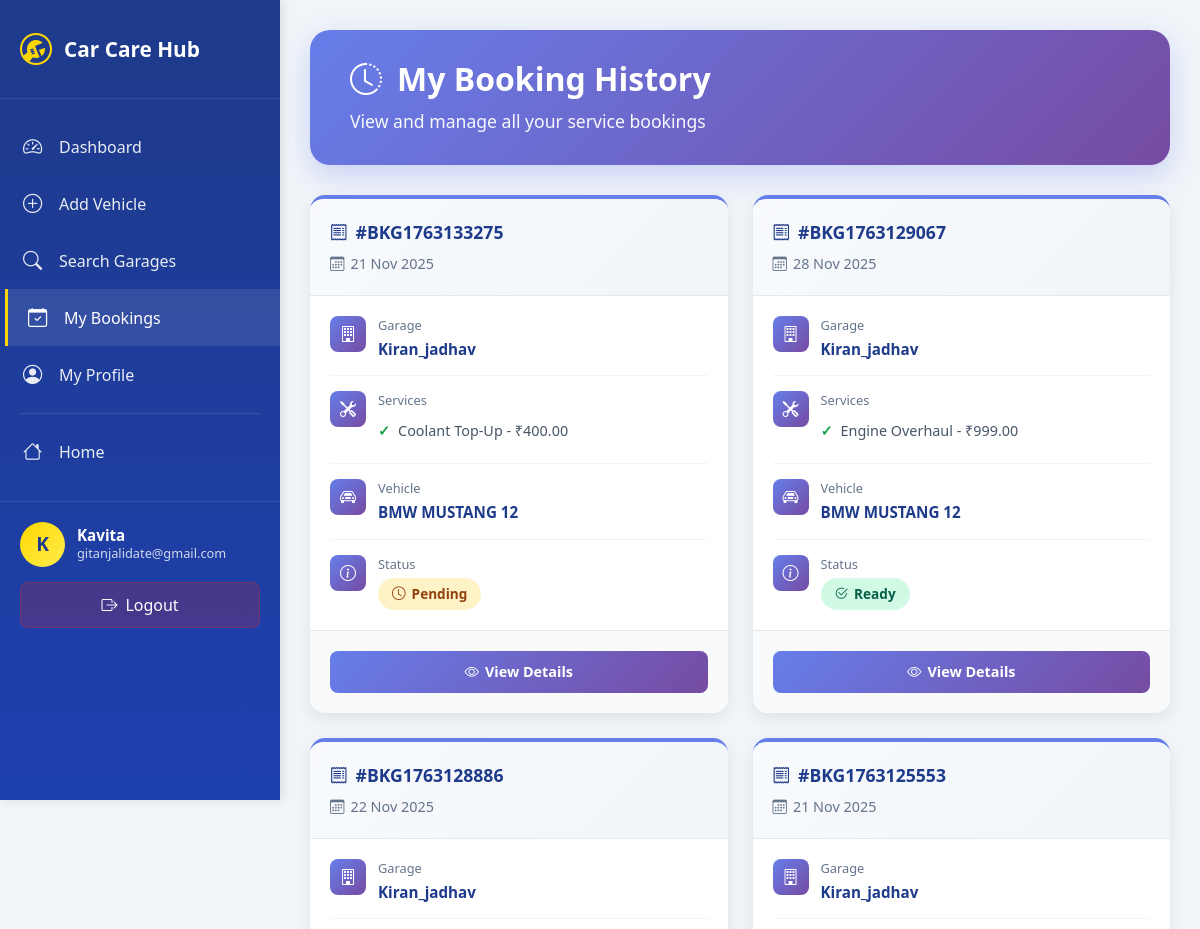
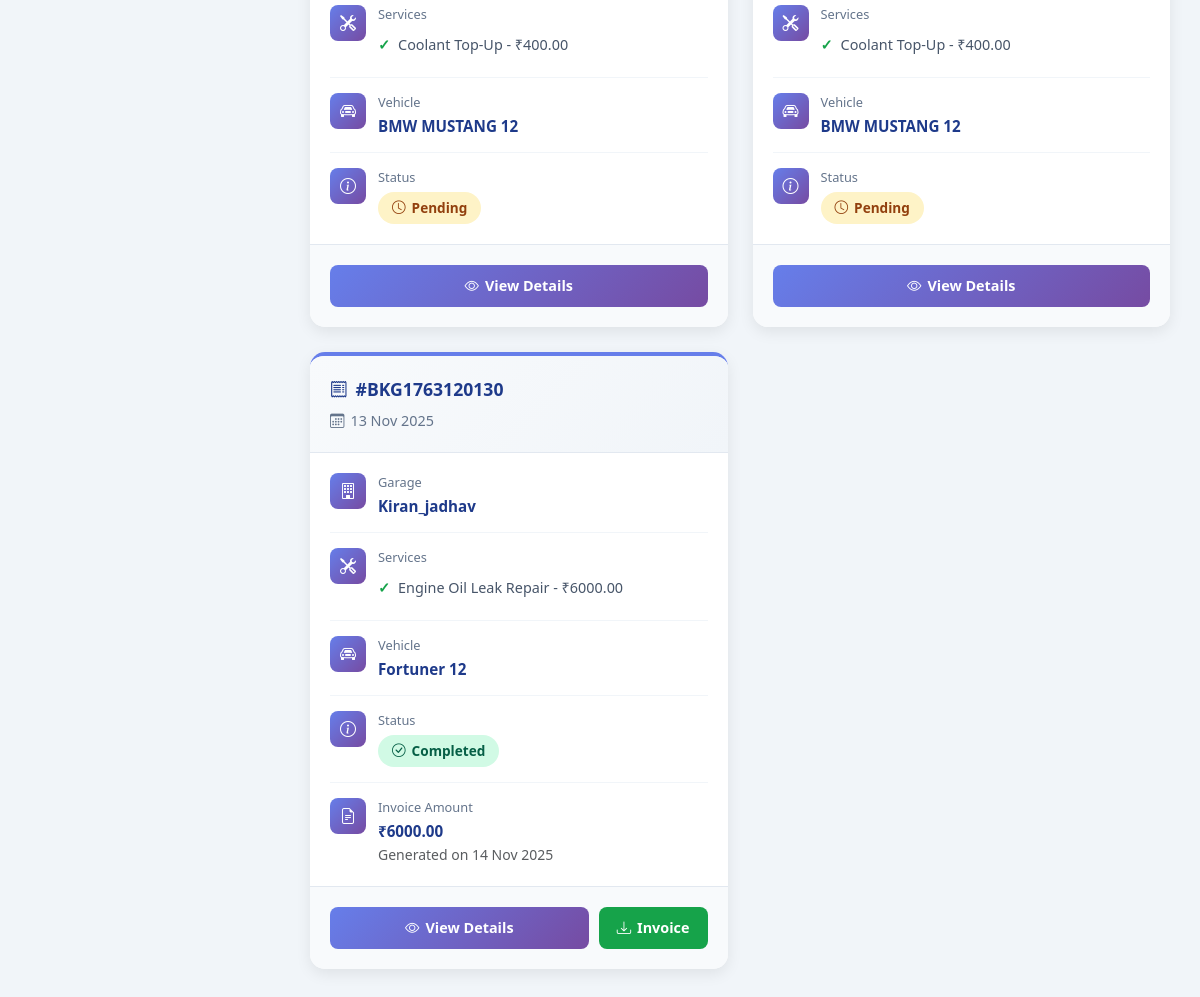
The page /customers/bookings/ (signed in) on the database its author committed (2 pictures, top to bottom).
### accounts/models.py (models this page shows, shortened)
class UserProfile(AbstractUser):
    ROLE_CUSTOMER = 'customer'
    ROLE_GARAGE = 'garage'
    ROLE_CHOICES = [
        (ROLE_CUSTOMER, 'Customer'),
        (ROLE_GARAGE, 'Garage'),
    ]
    role = models.CharField(max_length=15, choices=ROLE_CHOICES, default=ROLE_CUSTOMER)
    phone = models.CharField(max_length=20, blank=True)
    address = models.TextField(blank=True)
    is_email_verified = models.BooleanField(default=False)
    otp_code = models.CharField(max_length=6, blank=True, null=True)
    otp_expires_at = models.DateTimeField(blank=True, null=True)

### bookings/models.py (models this page shows, shortened)
class Booking(models.Model):
    STATUS_CHOICES = [
        ('Pending', 'Pending'),
        ('In Service', 'In Service'),
        ('Ready', 'Ready for Pickup'),
        ('Completed', 'Completed'),
        ('Cancelled', 'Cancelled'),
    ]
    DELIVERY_CHOICES = [
        ('Pickup', 'Pickup'),
        ('Self-Drop', 'Self-Drop'),
    ]
    booking_id = models.CharField(max_length=15, unique=True, editable=False,default='TEMP')
    booking_id = models.CharField(max_length=15, unique=True, editable=False ,null=True, blank=True)
    customer = models.ForeignKey(settings.AUTH_USER_MODEL, on_delete=models.CASCADE, related_name='bookings')
    garage = models.ForeignKey(Garage, on_delete=models.CASCADE, related_name='bookings')
    vehicle = models.ForeignKey(Vehicle, on_delete=models.CASCADE, related_name='bookings',null=True, blank=True)
    services = models.ManyToManyField(GarageService, related_name='bookings')
    delivery_option = models.CharField(max_length=20, choices=DELIVERY_CHOICES, default='Self-Drop')
    appointment_date = models.DateField()
    status = models.CharField(max_length=20, choices=STATUS_CHOICES, default='Pending')
    remarks = models.TextField(blank=True, null=True)
    booked_on = models.DateTimeField(auto_now_add=True)
    class Meta:
        ordering = ['-booked_on']

class Invoice(models.Model):
    booking = models.OneToOneField(Booking, on_delete=models.CASCADE, related_name='invoice')
    amount = models.DecimalField(max_digits=10, decimal_places=2)
    generated_on = models.DateTimeField(auto_now_add=True)
    pdf_file = models.FileField(upload_to='invoices/', blank=True, null=True)

### garage/models.py (models this page shows, shortened)
class Garage(models.Model):
    user = models.OneToOneField(User, on_delete=models.CASCADE, related_name='garage_profile')
    name = models.CharField(max_length=150)
    phone = models.CharField(max_length=15)
    address = models.TextField()
    city = models.CharField(max_length=100)
    state = models.CharField(max_length=100)
    pincode = models.CharField(max_length=10)
    description = models.TextField(blank=True)
    image = models.ImageField(upload_to='garages/', blank=True, null=True)
    rating = models.DecimalField(max_digits=3, decimal_places=1, default=0.0)
    approved = models.BooleanField(default=True)
    created_at = models.DateTimeField(auto_now_add=True)
    updated_at = models.DateTimeField(auto_now=True)

class GarageService(models.Model):
    garage = models.ForeignKey(Garage, on_delete=models.CASCADE, related_name='services')
    service_type = models.ForeignKey(ServiceType, on_delete=models.SET_NULL, null=True)
    price = models.DecimalField(max_digits=10, decimal_places=2)
    opening_hours = models.CharField(max_length=100, blank=True, null=True)
    custom_text = models.CharField(max_length=255, blank=True)

class ServiceType(models.Model):
    name = models.CharField(max_length=100, unique=True)
    description = models.TextField(blank=True)
    parent = models.ForeignKey('self', null=True, blank=True, related_name='subtypes', on_delete=models.CASCADE)

### customers/models.py (models this page shows, shortened)
class Vehicle(models.Model):
    VEHICLE_TYPES = [
        ('2W', 'Two Wheeler'),
        ('4W', 'Four Wheeler'),
    ]
    FUEL_TYPES = [
        ('Petrol', 'Petrol'),
        ('Diesel', 'Diesel'),
        ('Electric', 'Electric'),
        ('Hybrid', 'Hybrid'),
        ('CNG', 'CNG'),
    ]
    customer = models.ForeignKey(User, on_delete=models.CASCADE, related_name='vehicles')
    vehicle_type = models.CharField(max_length=2, choices=VEHICLE_TYPES)
    brand = models.CharField(max_length=50)
    model = models.CharField(max_length=50)
    year_of_manufacture = models.PositiveIntegerField()
    fuel_type = models.CharField(max_length=10, choices=FUEL_TYPES)
    registration_number = models.CharField(max_length=20, unique=True)
    last_service_date = models.DateField(blank=True, null=True)
    created_at = models.DateTimeField(auto_now_add=True)

### customers/views.py (the view)
# urls.py: path('bookings/', views.booking_history, name='booking_history'),
@login_required
def booking_history(request):
    bookings = Booking.objects.filter(customer=request.user).order_by('-booked_on')
    return render(request, 'customers/booking_history.html', {'bookings': bookings})

### customers/templates/customers/booking_history.html (shortened to what this page needs)
<!DOCTYPE html>
{% load static %}
<html lang="en">
<head>
    <link href="https://cdn.jsdelivr.net/npm/bootstrap@5.3.0/dist/css/bootstrap.min.css" rel="stylesheet">
    <link rel="stylesheet" href="https://cdn.jsdelivr.net/npm/bootstrap-icons@1.11.0/font/bootstrap-icons.css">
</head>
<body>
    <div class="wrapper">
        <aside class="sidebar" id="sidebar">
            <div class="sidebar-header">
                <i class="bi bi-wrench-adjustable-circle"></i>
                <h3>Car Care Hub</h3>
            </div>
            <nav class="sidebar-menu">
                <a href="{% url 'customers:dashboard' %}" class="menu-item">
                    <i class="bi bi-speedometer2"></i>
                    <span>Dashboard</span>
                </a>
                <a href="{% url 'customers:add_vehicle' %}" class="menu-item">
                    <i class="bi bi-plus-circle"></i>
                    <span>Add Vehicle</span>
                </a>
                <a href="{% url 'customers:search_garages' %}" class="menu-item">
                    <i class="bi bi-search"></i>
                    <span>Search Garages</span>
                </a>
                <a href="{% url 'customers:booking_history' %}" class="menu-item active">
                    <i class="bi bi-calendar-check"></i>
                    <span>My Bookings</span>
                </a>
                <a href="{% url 'customers:customer_profile' %}" class="menu-item">
                    <i class="bi bi-person-circle"></i>
                    <span>My Profile</span>
                </a>
                <div class="menu-divider"></div>
                <a href="{% url 'accounts:home' %}" class="menu-item">
                    <i class="bi bi-house"></i>
                    <span>Home</span>
                </a>
            </nav>
            <div class="user-section">
                <div class="user-info">
                    <div class="user-avatar">{{ user.username|first|upper }}</div>
                    <div class="user-details">
                        <h5>{{ user.get_full_name|default:user.username }}</h5>
                        <p>{{ user.email }}</p>
                    </div>
                </div>
                <a href="{% url 'accounts:custom_logout' %}" class="logout-btn">
                    <i class="bi bi-box-arrow-right"></i>
                    <span>Logout</span>
                </a>
            </div>
        </aside>
        <main class="main-content">
            <div class="page-header">
                <h1>
                    <i class="bi bi-clock-history"></i>
                    My Booking History
                </h1>
                <p>View and manage all your service bookings</p>
            </div>
            {% if bookings %}
            <div class="bookings-grid">
                {% for booking in bookings %}
                <div class="booking-card">
                    <div class="booking-card-header">
                        <div class="booking-id">
                            <i class="bi bi-receipt"></i>
                            #{{ booking.booking_id }}
                        </div>
                        <div class="booking-date">
                            <i class="bi bi-calendar3"></i>
                            {{ booking.appointment_date|date:"d M Y" }}
                        </div>
                    </div>
                    <div class="booking-card-body">
                        <div class="booking-info-item">
                            <div class="info-icon">
                                <i class="bi bi-building"></i>
                            </div>
                            <div class="info-content">
                                <div class="info-label">Garage</div>
                                <div class="info-value">{{ booking.garage.name }}</div>
                            </div>
                        </div>
                        <div class="booking-info-item">
                            <div class="info-icon">
                                <i class="bi bi-tools"></i>
                            </div>
                            <div class="info-content">
                                <div class="info-label">Services</div>
                                <ul class="services-list">
                                    {% for service in booking.services.all %}
                                    <li>{{ service.service_type.name }} - ₹{{ service.price }}</li>
                                    {% empty %}
                                    <li class="text-muted">No services selected</li>
                                    {% endfor %}
                                </ul>
                            </div>
                        </div>
                        <div class="booking-info-item">
                            <div class="info-icon">
                                <i class="bi bi-car-front"></i>
                            </div>
                            <div class="info-content">
                                <div class="info-label">Vehicle</div>
                                <div class="info-value">{{ booking.vehicle.brand }} {{ booking.vehicle.model }}</div>
                            </div>
                        </div>
                        <div class="booking-info-item">
                            <div class="info-icon">
                                <i class="bi bi-info-circle"></i>
                            </div>
                            <div class="info-content">
                                <div class="info-label">Status</div>
                                <span class="status-badge status-{{ booking.status|lower|slugify }}">
                                    {% if booking.status == 'In Service' %}
                                    <i class="bi bi-gear"></i>
                                    {% elif booking.status == 'Completed' %}
                                    <i class="bi bi-check-circle"></i>
                                    {% elif booking.status == 'Ready' %}
                                    <i class="bi bi-check2-circle"></i>
                                    {% elif booking.status == 'Pending' %}
                                    <i class="bi bi-clock"></i>
                                    {% else %}
                                    <i class="bi bi-x-circle"></i>
                                    {% endif %}
                                    {{ booking.status }}
                                </span>
                            </div>
                        </div>
                        {% if booking.invoice %}
                        <div class="booking-info-item">
                            <div class="info-icon">
                                <i class="bi bi-file-earmark-text"></i>
                            </div>
                            <div class="info-content">
                                <div class="info-label">Invoice Amount</div>
                                <div class="info-value">₹{{ booking.invoice.amount }}</div>
                                <small class="text-muted">Generated on {{ booking.invoice.generated_on|date:"d M Y" }}</small>
                            </div>
                        </div>
                        {% endif %}
                    </div>
                    <div class="booking-card-footer">
                        <a href="{% url 'bookings:booking_detail' booking.id %}" class="btn-booking btn-view">
                            <i class="bi bi-eye"></i>
                            View Details
                        </a>
                        {% if booking.invoice %}
                        <a href="{% url 'bookings:download_invoice' booking.id %}" class="btn-booking btn-invoice">
                            <i class="bi bi-download"></i>
                            Invoice
                        </a>
                        {% endif %}
                    </div>
                </div>
                {% endfor %}
            </div>
            {% endif %}
        </main>
    </div>
</body>
</html>

### rows shown on the page
UserProfile: username|first "K", get_full_name "Kavita", email "gitanjalidate@gmail.com"
Booking: booking_id "BKG1763133275", appointment_date "21 Nov 2025", garage.name "Kiran_jadhav", vehicle.brand "BMW", vehicle.model "MUSTANG 12", status "Pending"
GarageService: service_type.name "Coolant Top-Up", price "400.00"
Booking: booking_id "BKG1763129067", appointment_date "28 Nov 2025", garage.name "Kiran_jadhav", vehicle.brand "BMW", vehicle.model "MUSTANG 12", status "Ready"
GarageService: service_type.name "Engine Overhaul", price "999.00"
Booking: booking_id "BKG1763128886", appointment_date "22 Nov 2025", garage.name "Kiran_jadhav", vehicle.brand "BMW", vehicle.model "MUSTANG 12", status "Pending"
Booking: booking_id "BKG1763125553", appointment_date "21 Nov 2025", garage.name "Kiran_jadhav", vehicle.brand "BMW", vehicle.model "MUSTANG 12", status "Pending"
Booking: booking_id "BKG1763120130", appointment_date "13 Nov 2025", garage.name "Kiran_jadhav", vehicle.brand "Fortuner", vehicle.model "12", status "Completed", invoice.amount "6000.00", invoice.generated_on "14 Nov 2025", shows "Invoice"
GarageService: service_type.name "Engine Oil Leak Repair", price "6000.00"
